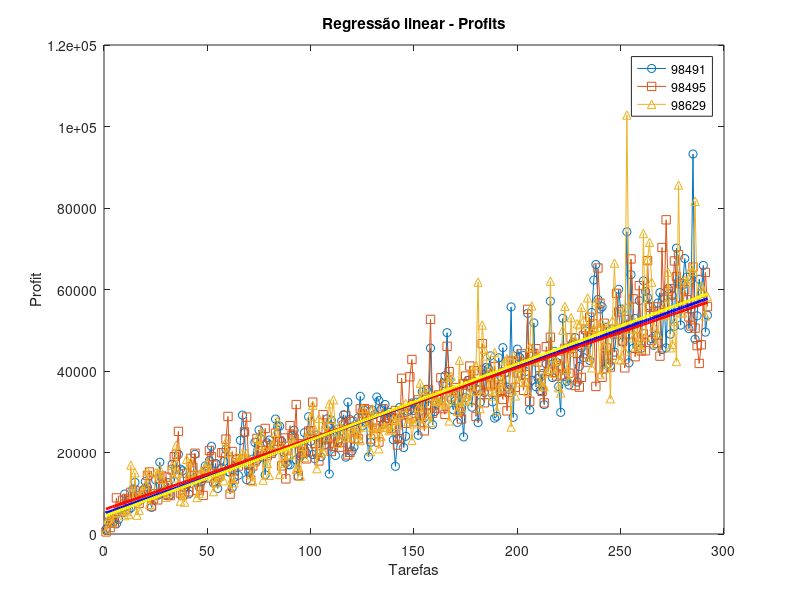

Write MATLAB code to recreate this figure.
clear all; close all;

% Gráfico com todos os profits profits, e faz a regressão linear
file98491 = load("totalsProfit98491.txt");
file98495 = load("totalsProfit98495.txt");
file98629 = load("totalsProfit98629.txt");

profit98491 = file98491(:,3); 
profit98495 = file98495(:,3);
profit98629 = file98629(:,3); 

x = 1:length(profit98491);

pp98491 = polyfit(x,profit98491,1);
pp98495 = polyfit(x,profit98495,1);
pp98629 = polyfit(x,profit98629,1);

plot(x, profit98491, '-o');
hold on;
plot(x, profit98495, '-s');
plot(x, profit98629, '-^');

plot(x, polyval(pp98491, x),'-b', "LineWidth", 2);
plot(x, polyval(pp98495, x),'-r', "LineWidth", 2);
plot(x, polyval(pp98629, x),'-y', "LineWidth", 2);
hold off;

xlabel 'Tarefas'
ylabel 'Profit'
title 'Regressão linear - Profits'
legend ('98491', '98495', '98629');